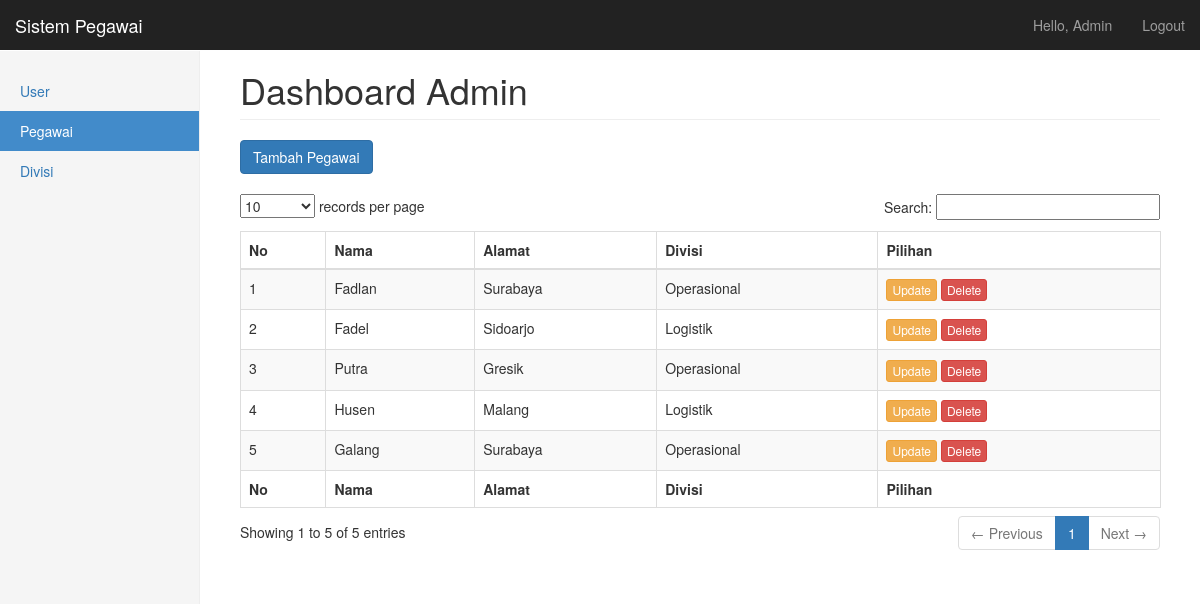
/pegawai.php (signed in), run on the app's committed database.
### tables this page shows
CREATE TABLE `pegawai` (
  `id_pegawai` int(11) NOT NULL,
  `nama` varchar(50) NOT NULL,
  `alamat` varchar(100) NOT NULL,
  `id_divisi` int(11) NOT NULL
);

CREATE TABLE `divisi` (
  `id_divisi` int(11) NOT NULL,
  `divisi` varchar(50) NOT NULL
);

### pegawai.php (the view, shortened to what this page needs)
<?php
	include 'koneksi.php';
?>
<!DOCTYPE html>
<html lang="en">
  <head>
    <link href="css/bootstrap.min.css" rel="stylesheet">
    <link href="css/dashboard.css" rel="stylesheet">
    <link href="css/dataTables.bootstrap.css" rel="stylesheet" type="text/css" />
	  <link href="css/dataTables.tableTools.min.css" rel="stylesheet" type="text/css" />
  </head>
  <body>
    <nav class="navbar navbar-inverse navbar-fixed-top">
      <div class="container-fluid">
        <div class="navbar-header">
          <a class="navbar-brand" href="pegawai.php">Sistem Pegawai</a>
        </div>
        <div id="navbar" class="navbar-collapse collapse">
          <ul class="nav navbar-nav navbar-right">
            <li><a href="#"><?php echo "Hello, ".ucwords($_SESSION['user']);?></a></li>
            <li><a href="logout.php">Logout</a></li>
          </ul>
        </div>
      </div>
    </nav>
    <div class="container-fluid">
      <div class="row">
        <div class="col-sm-3 col-md-2 sidebar">
          <ul class="nav nav-sidebar">
            <?php if($_SESSION['level']=='admin'){?>
			<li><a href="user.php">User <span class="sr-only">(current)</span></a></li>
			<?php } ?>
            <li class="active"><a href="pegawai.php">Pegawai</a></li>
            <li><a href="divisi.php">Divisi</a></li>
            </ul>
        </div>
        <div class="col-sm-9 col-sm-offset-3 col-md-10 col-md-offset-2 main">
          <h1 class="page-header">Dashboard <?php echo ucfirst($_SESSION['level']);?></h1>
		  <div>
			<a type="button" class="btn btn-primary" href="tambah_pegawai.php">Tambah Pegawai</a>
		  </div>
		  <br>
		  <div>
			<table id="example1" class="table table-bordered table-striped dataTable" aria-describedby="example1_info">
                    <thead>
                      <tr role="row">
						<th>No</th>
						<th>Nama</th>
						<th>Alamat</th>
						<th>Divisi</th>
						<th>Pilihan</th>
						</tr>
                    </thead>
                    <tfoot>
					  <tr role="row">
						<th>No</th>
						<th>Nama</th>
						<th>Alamat</th>
						<th>Divisi</th>
						<th>Pilihan</th>
					  </tr>
					</tfoot>
                  <tbody role="alert" aria-live="polite" aria-relevant="all">
					<?php
						$result = $mysqli->query("select p.id_pegawai, p.nama, p.alamat, d.divisi
												  from pegawai p, divisi d
												  where p.id_divisi = d.id_divisi");
						if($result->num_rows > 0){
							$no = 1;
							while($row = $result->fetch_assoc()) {
					?>
					<tr class="odd">
                        <td class=" "><?php echo $no++; ?></td>
                        <td class=" "><?php echo ucfirst($row['nama']); ?></td>
                        <td class=" "><?php echo ucfirst($row['alamat']); ?></td>
                        <td class=" "><?php echo ucfirst($row['divisi']); ?></td>
                        <td class=" ">
							<a type="button" class="btn btn-warning btn-xs" href="update_pegawai.php?id=<?php echo $row['id_pegawai'];?>">Update</a>
							<a type="button" class="btn btn-danger btn-xs" href="delete_pegawai.php?id=<?php echo $row['id_pegawai'];?>" onClick="return confirm('Menghapus data pegawai <?php echo ucfirst($row['nama']);?> ?');">Delete</a>
						</td>
                    </tr>
					<?php
							}
						}
					?>
				  </tbody></table>
		  </div>
         </div>
        </div>
      </div>
  </body>
</html>

### css/dashboard.css (style rules this page uses)
body { padding-top: 50px; }
.navbar-fixed-top { border: 0; }
.sidebar { display: none; }
@media (min-width: 768px) { .sidebar { position: fixed; top: 51px; bottom: 0; left: 0; z-index: 1000; display: block; padding: 20px; overflow-x: hidden; overflow-y: auto; background-color: #f5f5f5; border-right: 1px solid #eee; } }
.nav-sidebar { margin-right: -21px; margin-bottom: 20px; margin-left: -20px; }
.nav-sidebar > li > a { padding-right: 20px; padding-left: 20px; }
.nav-sidebar > .active > a, .nav-sidebar > .active > a:hover, .nav-sidebar > .active > a:focus { color: #fff; background-color: #428bca; }
.main { padding: 20px; }
@media (min-width: 768px) { .main { padding-right: 40px; padding-left: 40px; } }
.main .page-header { margin-top: 0; }

### data on the page
pegawai: nama "Fadlan", alamat "Surabaya", id_divisi.divisi "Operasional"
pegawai: nama "Fadel", alamat "Sidoarjo", id_divisi.divisi "Logistik"
pegawai: nama "Putra", alamat "Gresik", id_divisi.divisi "Operasional"
pegawai: nama "Husen", alamat "Malang", id_divisi.divisi "Logistik"
pegawai: nama "Galang", alamat "Surabaya", id_divisi.divisi "Operasional"

### other printed values
$_SESSION['user'] "Admin"
$_SESSION['level'] "Admin"
